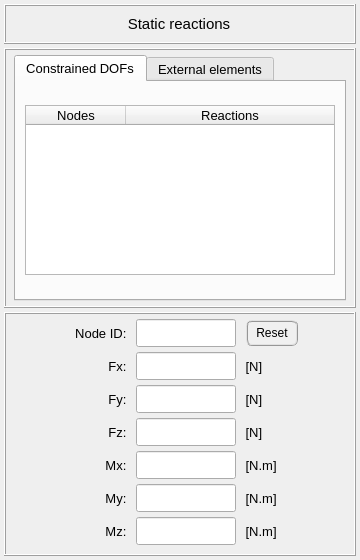
<?xml version="1.0" encoding="UTF-8"?>
<ui version="4.0">
 <class>Form</class>
 <widget class="QWidget" name="Form">
  <property name="geometry">
   <rect>
    <x>0</x>
    <y>0</y>
    <width>360</width>
    <height>560</height>
   </rect>
  </property>
  <property name="minimumSize">
   <size>
    <width>0</width>
    <height>560</height>
   </size>
  </property>
  <property name="maximumSize">
   <size>
    <width>16777215</width>
    <height>560</height>
   </size>
  </property>
  <property name="windowTitle">
   <string>Form</string>
  </property>
  <layout class="QGridLayout" name="gridLayout_3">
   <property name="leftMargin">
    <number>4</number>
   </property>
   <property name="topMargin">
    <number>4</number>
   </property>
   <property name="rightMargin">
    <number>4</number>
   </property>
   <property name="bottomMargin">
    <number>4</number>
   </property>
   <property name="spacing">
    <number>4</number>
   </property>
   <item row="2" column="0">
    <widget class="QFrame" name="frame_responses">
     <property name="minimumSize">
      <size>
       <width>0</width>
       <height>240</height>
      </size>
     </property>
     <property name="maximumSize">
      <size>
       <width>16777215</width>
       <height>252</height>
      </size>
     </property>
     <property name="frameShape">
      <enum>QFrame::Box</enum>
     </property>
     <property name="frameShadow">
      <enum>QFrame::Raised</enum>
     </property>
     <layout class="QGridLayout" name="gridLayout_2">
      <property name="leftMargin">
       <number>0</number>
      </property>
      <property name="topMargin">
       <number>0</number>
      </property>
      <property name="rightMargin">
       <number>0</number>
      </property>
      <property name="bottomMargin">
       <number>0</number>
      </property>
      <property name="verticalSpacing">
       <number>0</number>
      </property>
      <item row="1" column="3">
       <widget class="QLabel" name="label_8">
        <property name="minimumSize">
         <size>
          <width>52</width>
          <height>28</height>
         </size>
        </property>
        <property name="maximumSize">
         <size>
          <width>52</width>
          <height>28</height>
         </size>
        </property>
        <property name="font">
         <font>
          <pointsize>10</pointsize>
          <weight>50</weight>
          <bold>false</bold>
         </font>
        </property>
        <property name="text">
         <string> [N]</string>
        </property>
        <property name="alignment">
         <set>Qt::AlignLeading|Qt::AlignLeft|Qt::AlignVCenter</set>
        </property>
       </widget>
      </item>
      <item row="0" column="2">
       <widget class="QLineEdit" name="lineEdit_node_id">
        <property name="minimumSize">
         <size>
          <width>100</width>
          <height>28</height>
         </size>
        </property>
        <property name="maximumSize">
         <size>
          <width>100</width>
          <height>28</height>
         </size>
        </property>
        <property name="sizeIncrement">
         <size>
          <width>0</width>
          <height>0</height>
         </size>
        </property>
        <property name="baseSize">
         <size>
          <width>0</width>
          <height>0</height>
         </size>
        </property>
        <property name="font">
         <font>
          <pointsize>10</pointsize>
          <weight>50</weight>
          <bold>false</bold>
         </font>
        </property>
        <property name="styleSheet">
         <string notr="true"/>
        </property>
        <property name="alignment">
         <set>Qt::AlignCenter</set>
        </property>
       </widget>
      </item>
      <item row="3" column="1">
       <widget class="QLabel" name="label_4">
        <property name="minimumSize">
         <size>
          <width>72</width>
          <height>28</height>
         </size>
        </property>
        <property name="maximumSize">
         <size>
          <width>72</width>
          <height>28</height>
         </size>
        </property>
        <property name="font">
         <font>
          <pointsize>10</pointsize>
          <weight>50</weight>
          <bold>false</bold>
         </font>
        </property>
        <property name="text">
         <string>Fz: </string>
        </property>
        <property name="alignment">
         <set>Qt::AlignRight|Qt::AlignTrailing|Qt::AlignVCenter</set>
        </property>
       </widget>
      </item>
      <item row="4" column="1">
       <widget class="QLabel" name="label_5">
        <property name="minimumSize">
         <size>
          <width>72</width>
          <height>28</height>
         </size>
        </property>
        <property name="maximumSize">
         <size>
          <width>72</width>
          <height>28</height>
         </size>
        </property>
        <property name="font">
         <font>
          <pointsize>10</pointsize>
          <weight>50</weight>
          <bold>false</bold>
         </font>
        </property>
        <property name="text">
         <string>Mx: </string>
        </property>
        <property name="alignment">
         <set>Qt::AlignRight|Qt::AlignTrailing|Qt::AlignVCenter</set>
        </property>
       </widget>
      </item>
      <item row="2" column="3">
       <widget class="QLabel" name="label_9">
        <property name="minimumSize">
         <size>
          <width>52</width>
          <height>28</height>
         </size>
        </property>
        <property name="maximumSize">
         <size>
          <width>52</width>
          <height>28</height>
         </size>
        </property>
        <property name="font">
         <font>
          <pointsize>10</pointsize>
          <weight>50</weight>
          <bold>false</bold>
         </font>
        </property>
        <property name="text">
         <string> [N]</string>
        </property>
        <property name="alignment">
         <set>Qt::AlignLeading|Qt::AlignLeft|Qt::AlignVCenter</set>
        </property>
       </widget>
      </item>
      <item row="2" column="2">
       <widget class="QLineEdit" name="lineEdit_reaction_fy">
        <property name="minimumSize">
         <size>
          <width>100</width>
          <height>28</height>
         </size>
        </property>
        <property name="maximumSize">
         <size>
          <width>100</width>
          <height>28</height>
         </size>
        </property>
        <property name="sizeIncrement">
         <size>
          <width>0</width>
          <height>0</height>
         </size>
        </property>
        <property name="baseSize">
         <size>
          <width>0</width>
          <height>0</height>
         </size>
        </property>
        <property name="font">
         <font>
          <pointsize>10</pointsize>
         </font>
        </property>
        <property name="toolTip">
         <string>Force Fy reaction</string>
        </property>
        <property name="alignment">
         <set>Qt::AlignCenter</set>
        </property>
       </widget>
      </item>
      <item row="0" column="4">
       <widget class="QFrame" name="frame_4">
        <property name="frameShape">
         <enum>QFrame::NoFrame</enum>
        </property>
        <property name="frameShadow">
         <enum>QFrame::Raised</enum>
        </property>
        <layout class="QGridLayout" name="gridLayout_10">
         <property name="leftMargin">
          <number>0</number>
         </property>
         <property name="topMargin">
          <number>0</number>
         </property>
         <property name="rightMargin">
          <number>0</number>
         </property>
         <property name="bottomMargin">
          <number>0</number>
         </property>
         <property name="spacing">
          <number>0</number>
         </property>
        </layout>
       </widget>
      </item>
      <item row="0" column="0">
       <widget class="QFrame" name="frame_3">
        <property name="minimumSize">
         <size>
          <width>0</width>
          <height>0</height>
         </size>
        </property>
        <property name="maximumSize">
         <size>
          <width>16777215</width>
          <height>16777215</height>
         </size>
        </property>
        <property name="frameShape">
         <enum>QFrame::NoFrame</enum>
        </property>
        <property name="frameShadow">
         <enum>QFrame::Raised</enum>
        </property>
       </widget>
      </item>
      <item row="0" column="3">
       <widget class="QFrame" name="frame">
        <property name="minimumSize">
         <size>
          <width>60</width>
          <height>28</height>
         </size>
        </property>
        <property name="maximumSize">
         <size>
          <width>70</width>
          <height>28</height>
         </size>
        </property>
        <property name="frameShape">
         <enum>QFrame::NoFrame</enum>
        </property>
        <property name="frameShadow">
         <enum>QFrame::Raised</enum>
        </property>
        <layout class="QGridLayout" name="gridLayout_11">
         <property name="leftMargin">
          <number>0</number>
         </property>
         <property name="topMargin">
          <number>0</number>
         </property>
         <property name="rightMargin">
          <number>0</number>
         </property>
         <property name="bottomMargin">
          <number>0</number>
         </property>
         <property name="spacing">
          <number>0</number>
         </property>
         <item row="0" column="0">
          <widget class="QPushButton" name="pushButton_reset">
           <property name="minimumSize">
            <size>
             <width>52</width>
             <height>26</height>
            </size>
           </property>
           <property name="maximumSize">
            <size>
             <width>52</width>
             <height>26</height>
            </size>
           </property>
           <property name="styleSheet">
            <string notr="true">QPushButton{border-radius: 6px; border-color: rgb(150, 150, 150); border-style: ridge; border-width: 2px; color: rgb(0, 0, 0); background-color: rgb(240, 240, 240); font: 75 10pt &quot;MS Shell Dlg 2&quot;}
QPushButton:hover{border-radius: 6px; border-color: rgb(0, 170, 255); border-style: ridge; border-width: 2px; color: rgb(0, 0, 0); background-color: rgba(174, 213, 255, 100); font: 75 10pt &quot;MS Shell Dlg 2&quot;}
QPushButton:pressed{border-radius: 6px; border-color: rgb(0, 170, 255); border-style: ridge; border-width: 3px; color: rgb(0, 0, 0); background-color: rgb(174, 213, 255); font: 75 10pt &quot;MS Shell Dlg 2&quot;}</string>
           </property>
           <property name="text">
            <string>Reset</string>
           </property>
          </widget>
         </item>
        </layout>
       </widget>
      </item>
      <item row="3" column="3">
       <widget class="QLabel" name="label_10">
        <property name="minimumSize">
         <size>
          <width>52</width>
          <height>28</height>
         </size>
        </property>
        <property name="maximumSize">
         <size>
          <width>52</width>
          <height>28</height>
         </size>
        </property>
        <property name="font">
         <font>
          <pointsize>10</pointsize>
          <weight>50</weight>
          <bold>false</bold>
         </font>
        </property>
        <property name="text">
         <string> [N]</string>
        </property>
        <property name="alignment">
         <set>Qt::AlignLeading|Qt::AlignLeft|Qt::AlignVCenter</set>
        </property>
       </widget>
      </item>
      <item row="0" column="1">
       <widget class="QLabel" name="label_14">
        <property name="minimumSize">
         <size>
          <width>72</width>
          <height>28</height>
         </size>
        </property>
        <property name="maximumSize">
         <size>
          <width>72</width>
          <height>28</height>
         </size>
        </property>
        <property name="font">
         <font>
          <pointsize>10</pointsize>
          <weight>50</weight>
          <bold>false</bold>
         </font>
        </property>
        <property name="text">
         <string>Node ID: </string>
        </property>
        <property name="alignment">
         <set>Qt::AlignRight|Qt::AlignTrailing|Qt::AlignVCenter</set>
        </property>
       </widget>
      </item>
      <item row="3" column="2">
       <widget class="QLineEdit" name="lineEdit_reaction_fz">
        <property name="minimumSize">
         <size>
          <width>100</width>
          <height>28</height>
         </size>
        </property>
        <property name="maximumSize">
         <size>
          <width>100</width>
          <height>28</height>
         </size>
        </property>
        <property name="sizeIncrement">
         <size>
          <width>0</width>
          <height>0</height>
         </size>
        </property>
        <property name="baseSize">
         <size>
          <width>0</width>
          <height>0</height>
         </size>
        </property>
        <property name="font">
         <font>
          <pointsize>10</pointsize>
         </font>
        </property>
        <property name="toolTip">
         <string>Force Fz reaction</string>
        </property>
        <property name="alignment">
         <set>Qt::AlignCenter</set>
        </property>
       </widget>
      </item>
      <item row="6" column="2">
       <widget class="QLineEdit" name="lineEdit_reaction_mz">
        <property name="minimumSize">
         <size>
          <width>100</width>
          <height>28</height>
         </size>
        </property>
        <property name="maximumSize">
         <size>
          <width>100</width>
          <height>28</height>
         </size>
        </property>
        <property name="sizeIncrement">
         <size>
          <width>0</width>
          <height>0</height>
         </size>
        </property>
        <property name="baseSize">
         <size>
          <width>0</width>
          <height>0</height>
         </size>
        </property>
        <property name="font">
         <font>
          <pointsize>10</pointsize>
         </font>
        </property>
        <property name="toolTip">
         <string>Moment Mz reaction</string>
        </property>
        <property name="alignment">
         <set>Qt::AlignCenter</set>
        </property>
       </widget>
      </item>
      <item row="6" column="3">
       <widget class="QLabel" name="label_13">
        <property name="minimumSize">
         <size>
          <width>52</width>
          <height>28</height>
         </size>
        </property>
        <property name="maximumSize">
         <size>
          <width>52</width>
          <height>28</height>
         </size>
        </property>
        <property name="font">
         <font>
          <pointsize>10</pointsize>
          <weight>50</weight>
          <bold>false</bold>
         </font>
        </property>
        <property name="text">
         <string> [N.m]</string>
        </property>
        <property name="alignment">
         <set>Qt::AlignLeading|Qt::AlignLeft|Qt::AlignVCenter</set>
        </property>
       </widget>
      </item>
      <item row="5" column="1">
       <widget class="QLabel" name="label_6">
        <property name="minimumSize">
         <size>
          <width>72</width>
          <height>28</height>
         </size>
        </property>
        <property name="maximumSize">
         <size>
          <width>72</width>
          <height>28</height>
         </size>
        </property>
        <property name="font">
         <font>
          <pointsize>10</pointsize>
          <weight>50</weight>
          <bold>false</bold>
         </font>
        </property>
        <property name="text">
         <string>My: </string>
        </property>
        <property name="alignment">
         <set>Qt::AlignRight|Qt::AlignTrailing|Qt::AlignVCenter</set>
        </property>
       </widget>
      </item>
      <item row="4" column="2">
       <widget class="QLineEdit" name="lineEdit_reaction_mx">
        <property name="minimumSize">
         <size>
          <width>100</width>
          <height>28</height>
         </size>
        </property>
        <property name="maximumSize">
         <size>
          <width>100</width>
          <height>28</height>
         </size>
        </property>
        <property name="sizeIncrement">
         <size>
          <width>0</width>
          <height>0</height>
         </size>
        </property>
        <property name="baseSize">
         <size>
          <width>0</width>
          <height>0</height>
         </size>
        </property>
        <property name="font">
         <font>
          <pointsize>10</pointsize>
         </font>
        </property>
        <property name="toolTip">
         <string>Moment Mx reaction</string>
        </property>
        <property name="alignment">
         <set>Qt::AlignCenter</set>
        </property>
       </widget>
      </item>
      <item row="1" column="1">
       <widget class="QLabel" name="label_2">
        <property name="minimumSize">
         <size>
          <width>72</width>
          <height>28</height>
         </size>
        </property>
        <property name="maximumSize">
         <size>
          <width>72</width>
          <height>28</height>
         </size>
        </property>
        <property name="font">
         <font>
          <pointsize>10</pointsize>
          <weight>50</weight>
          <bold>false</bold>
         </font>
        </property>
        <property name="text">
         <string>Fx: </string>
        </property>
        <property name="alignment">
         <set>Qt::AlignRight|Qt::AlignTrailing|Qt::AlignVCenter</set>
        </property>
       </widget>
      </item>
      <item row="1" column="2">
       <widget class="QLineEdit" name="lineEdit_reaction_fx">
        <property name="minimumSize">
         <size>
          <width>100</width>
          <height>28</height>
         </size>
        </property>
        <property name="maximumSize">
         <size>
          <width>100</width>
          <height>28</height>
         </size>
        </property>
        <property name="sizeIncrement">
         <size>
          <width>0</width>
          <height>0</height>
         </size>
        </property>
        <property name="baseSize">
         <size>
          <width>0</width>
          <height>0</height>
         </size>
        </property>
        <property name="font">
         <font>
          <pointsize>10</pointsize>
         </font>
        </property>
        <property name="toolTip">
         <string>Force Fx reaction</string>
        </property>
        <property name="alignment">
         <set>Qt::AlignCenter</set>
        </property>
       </widget>
      </item>
      <item row="2" column="1">
       <widget class="QLabel" name="label_3">
        <property name="minimumSize">
         <size>
          <width>72</width>
          <height>28</height>
         </size>
        </property>
        <property name="maximumSize">
         <size>
          <width>72</width>
          <height>28</height>
         </size>
        </property>
        <property name="font">
         <font>
          <pointsize>10</pointsize>
          <weight>50</weight>
          <bold>false</bold>
         </font>
        </property>
        <property name="text">
         <string>Fy: </string>
        </property>
        <property name="alignment">
         <set>Qt::AlignRight|Qt::AlignTrailing|Qt::AlignVCenter</set>
        </property>
       </widget>
      </item>
      <item row="6" column="1">
       <widget class="QLabel" name="label_7">
        <property name="minimumSize">
         <size>
          <width>72</width>
          <height>28</height>
         </size>
        </property>
        <property name="maximumSize">
         <size>
          <width>72</width>
          <height>28</height>
         </size>
        </property>
        <property name="font">
         <font>
          <pointsize>10</pointsize>
          <weight>50</weight>
          <bold>false</bold>
         </font>
        </property>
        <property name="text">
         <string>Mz: </string>
        </property>
        <property name="alignment">
         <set>Qt::AlignRight|Qt::AlignTrailing|Qt::AlignVCenter</set>
        </property>
       </widget>
      </item>
      <item row="4" column="3">
       <widget class="QLabel" name="label_11">
        <property name="minimumSize">
         <size>
          <width>52</width>
          <height>28</height>
         </size>
        </property>
        <property name="maximumSize">
         <size>
          <width>52</width>
          <height>28</height>
         </size>
        </property>
        <property name="font">
         <font>
          <pointsize>10</pointsize>
          <weight>50</weight>
          <bold>false</bold>
         </font>
        </property>
        <property name="text">
         <string> [N.m]</string>
        </property>
        <property name="alignment">
         <set>Qt::AlignLeading|Qt::AlignLeft|Qt::AlignVCenter</set>
        </property>
       </widget>
      </item>
      <item row="5" column="3">
       <widget class="QLabel" name="label_12">
        <property name="minimumSize">
         <size>
          <width>52</width>
          <height>28</height>
         </size>
        </property>
        <property name="maximumSize">
         <size>
          <width>52</width>
          <height>28</height>
         </size>
        </property>
        <property name="font">
         <font>
          <pointsize>10</pointsize>
          <weight>50</weight>
          <bold>false</bold>
         </font>
        </property>
        <property name="text">
         <string> [N.m]</string>
        </property>
        <property name="alignment">
         <set>Qt::AlignLeading|Qt::AlignLeft|Qt::AlignVCenter</set>
        </property>
       </widget>
      </item>
      <item row="5" column="2">
       <widget class="QLineEdit" name="lineEdit_reaction_my">
        <property name="minimumSize">
         <size>
          <width>100</width>
          <height>28</height>
         </size>
        </property>
        <property name="maximumSize">
         <size>
          <width>100</width>
          <height>28</height>
         </size>
        </property>
        <property name="sizeIncrement">
         <size>
          <width>0</width>
          <height>0</height>
         </size>
        </property>
        <property name="baseSize">
         <size>
          <width>0</width>
          <height>0</height>
         </size>
        </property>
        <property name="font">
         <font>
          <pointsize>10</pointsize>
         </font>
        </property>
        <property name="toolTip">
         <string>Moment My reaction</string>
        </property>
        <property name="alignment">
         <set>Qt::AlignCenter</set>
        </property>
       </widget>
      </item>
     </layout>
    </widget>
   </item>
   <item row="0" column="0">
    <widget class="QFrame" name="frame_title">
     <property name="minimumSize">
      <size>
       <width>0</width>
       <height>40</height>
      </size>
     </property>
     <property name="maximumSize">
      <size>
       <width>16777215</width>
       <height>40</height>
      </size>
     </property>
     <property name="frameShape">
      <enum>QFrame::Box</enum>
     </property>
     <property name="frameShadow">
      <enum>QFrame::Raised</enum>
     </property>
     <layout class="QGridLayout" name="gridLayout">
      <property name="leftMargin">
       <number>0</number>
      </property>
      <property name="topMargin">
       <number>0</number>
      </property>
      <property name="rightMargin">
       <number>2</number>
      </property>
      <property name="bottomMargin">
       <number>0</number>
      </property>
      <property name="spacing">
       <number>0</number>
      </property>
      <item row="0" column="0">
       <widget class="QLabel" name="label">
        <property name="minimumSize">
         <size>
          <width>300</width>
          <height>32</height>
         </size>
        </property>
        <property name="maximumSize">
         <size>
          <width>300</width>
          <height>32</height>
         </size>
        </property>
        <property name="font">
         <font>
          <pointsize>11</pointsize>
          <weight>50</weight>
          <bold>false</bold>
         </font>
        </property>
        <property name="frameShape">
         <enum>QFrame::NoFrame</enum>
        </property>
        <property name="frameShadow">
         <enum>QFrame::Raised</enum>
        </property>
        <property name="text">
         <string>Static reactions</string>
        </property>
        <property name="alignment">
         <set>Qt::AlignCenter</set>
        </property>
       </widget>
      </item>
     </layout>
    </widget>
   </item>
   <item row="1" column="0">
    <widget class="QFrame" name="frame_treeWidgets">
     <property name="minimumSize">
      <size>
       <width>0</width>
       <height>260</height>
      </size>
     </property>
     <property name="maximumSize">
      <size>
       <width>16777215</width>
       <height>260</height>
      </size>
     </property>
     <property name="frameShape">
      <enum>QFrame::Box</enum>
     </property>
     <property name="frameShadow">
      <enum>QFrame::Raised</enum>
     </property>
     <layout class="QGridLayout" name="gridLayout_4">
      <property name="leftMargin">
       <number>8</number>
      </property>
      <property name="topMargin">
       <number>4</number>
      </property>
      <property name="rightMargin">
       <number>8</number>
      </property>
      <property name="bottomMargin">
       <number>4</number>
      </property>
      <property name="spacing">
       <number>4</number>
      </property>
      <item row="0" column="0">
       <widget class="QTabWidget" name="tabWidget_reactions">
        <property name="minimumSize">
         <size>
          <width>0</width>
          <height>246</height>
         </size>
        </property>
        <property name="maximumSize">
         <size>
          <width>16777215</width>
          <height>246</height>
         </size>
        </property>
        <property name="font">
         <font>
          <family>MS Shell Dlg 2</family>
          <pointsize>10</pointsize>
          <weight>50</weight>
          <italic>false</italic>
          <bold>false</bold>
         </font>
        </property>
        <property name="currentIndex">
         <number>0</number>
        </property>
        <widget class="QWidget" name="tab_constrained_dofs">
         <attribute name="title">
          <string>Constrained DOFs</string>
         </attribute>
         <layout class="QGridLayout" name="gridLayout_6">
          <item row="0" column="0">
           <widget class="QTreeWidget" name="treeWidget_reactions_at_constrained_dofs">
            <property name="minimumSize">
             <size>
              <width>280</width>
              <height>170</height>
             </size>
            </property>
            <property name="maximumSize">
             <size>
              <width>320</width>
              <height>170</height>
             </size>
            </property>
            <property name="font">
             <font>
              <family>MS Shell Dlg 2</family>
              <pointsize>9</pointsize>
              <italic>false</italic>
             </font>
            </property>
            <property name="indentation">
             <number>0</number>
            </property>
            <column>
             <property name="text">
              <string>Nodes</string>
             </property>
             <property name="font">
              <font>
               <family>MS Shell Dlg 2</family>
               <pointsize>10</pointsize>
               <weight>50</weight>
               <italic>false</italic>
               <bold>false</bold>
              </font>
             </property>
             <property name="textAlignment">
              <set>AlignCenter</set>
             </property>
            </column>
            <column>
             <property name="text">
              <string>Reactions</string>
             </property>
             <property name="font">
              <font>
               <family>MS Shell Dlg 2</family>
               <pointsize>10</pointsize>
               <weight>50</weight>
               <italic>false</italic>
               <bold>false</bold>
              </font>
             </property>
             <property name="textAlignment">
              <set>AlignCenter</set>
             </property>
            </column>
           </widget>
          </item>
         </layout>
        </widget>
        <widget class="QWidget" name="tab_external_springs_dampers">
         <attribute name="title">
          <string>External elements</string>
         </attribute>
         <layout class="QGridLayout" name="gridLayout_7">
          <item row="0" column="0">
           <widget class="QTabWidget" name="tabWidget_springs_dampers">
            <property name="font">
             <font>
              <family>MS Shell Dlg 2</family>
              <pointsize>10</pointsize>
              <weight>50</weight>
              <italic>false</italic>
              <bold>false</bold>
             </font>
            </property>
            <property name="currentIndex">
             <number>0</number>
            </property>
            <widget class="QWidget" name="tab_nodes_with_springs">
             <attribute name="title">
              <string>Reactions at springs</string>
             </attribute>
             <layout class="QGridLayout" name="gridLayout_8">
              <item row="0" column="0">
               <widget class="QTreeWidget" name="treeWidget_reactions_at_springs">
                <property name="minimumSize">
                 <size>
                  <width>280</width>
                  <height>150</height>
                 </size>
                </property>
                <property name="maximumSize">
                 <size>
                  <width>320</width>
                  <height>150</height>
                 </size>
                </property>
                <property name="font">
                 <font>
                  <family>MS Shell Dlg 2</family>
                  <pointsize>9</pointsize>
                  <weight>50</weight>
                  <italic>true</italic>
                  <bold>false</bold>
                 </font>
                </property>
                <property name="indentation">
                 <number>0</number>
                </property>
                <column>
                 <property name="text">
                  <string>Nodes</string>
                 </property>
                 <property name="font">
                  <font>
                   <family>MS Shell Dlg 2</family>
                   <pointsize>10</pointsize>
                   <weight>50</weight>
                   <italic>false</italic>
                   <bold>false</bold>
                  </font>
                 </property>
                 <property name="textAlignment">
                  <set>AlignCenter</set>
                 </property>
                </column>
                <column>
                 <property name="text">
                  <string>Reactions</string>
                 </property>
                 <property name="font">
                  <font>
                   <family>MS Shell Dlg 2</family>
                   <pointsize>10</pointsize>
                   <weight>50</weight>
                   <italic>false</italic>
                   <bold>false</bold>
                  </font>
                 </property>
                 <property name="textAlignment">
                  <set>AlignCenter</set>
                 </property>
                </column>
               </widget>
              </item>
             </layout>
            </widget>
            <widget class="QWidget" name="tab_nodes_with_dampers">
             <attribute name="title">
              <string>Reactions at dampers</string>
             </attribute>
             <layout class="QGridLayout" name="gridLayout_9">
              <item row="0" column="0">
               <widget class="QTreeWidget" name="treeWidget_reactions_at_dampers">
                <property name="minimumSize">
                 <size>
                  <width>280</width>
                  <height>150</height>
                 </size>
                </property>
                <property name="maximumSize">
                 <size>
                  <width>320</width>
                  <height>150</height>
                 </size>
                </property>
                <property name="font">
                 <font>
                  <family>MS Shell Dlg 2</family>
                  <pointsize>9</pointsize>
                  <weight>50</weight>
                  <italic>false</italic>
                  <bold>false</bold>
                 </font>
                </property>
                <property name="indentation">
                 <number>0</number>
                </property>
                <column>
                 <property name="text">
                  <string>Nodes</string>
                 </property>
                 <property name="font">
                  <font>
                   <family>MS Shell Dlg 2</family>
                   <pointsize>10</pointsize>
                   <weight>50</weight>
                   <italic>false</italic>
                   <bold>false</bold>
                  </font>
                 </property>
                 <property name="textAlignment">
                  <set>AlignCenter</set>
                 </property>
                </column>
                <column>
                 <property name="text">
                  <string>Reactions</string>
                 </property>
                 <property name="font">
                  <font>
                   <family>MS Shell Dlg 2</family>
                   <pointsize>10</pointsize>
                   <weight>50</weight>
                   <italic>false</italic>
                   <bold>false</bold>
                  </font>
                 </property>
                 <property name="textAlignment">
                  <set>AlignCenter</set>
                 </property>
                </column>
               </widget>
              </item>
             </layout>
            </widget>
           </widget>
          </item>
         </layout>
        </widget>
       </widget>
      </item>
     </layout>
    </widget>
   </item>
  </layout>
 </widget>
 <resources/>
 <connections/>
</ui>
